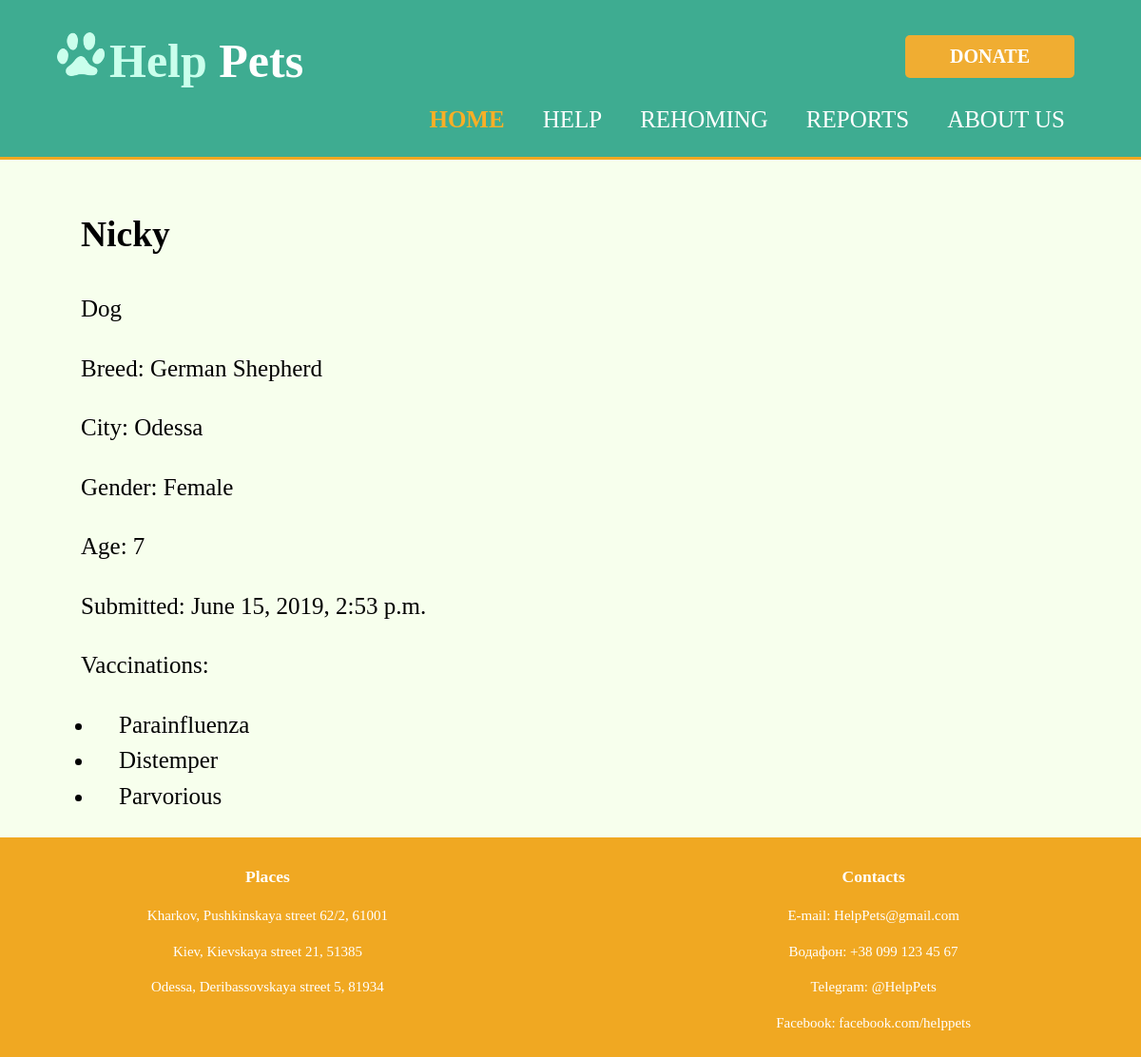
The app's page /adoption/3/ with its own data.
### CharityApp/models.py (models this page shows, shortened)
class Pet(models.Model):
    CITY_CHOICES = [("Kh", "Kharkov"), ("Ki", "Kiev"), ("Od", "Odessa")]
    SEX_CHOICES = [("F", "Female"), ("M", "Male")]
    name = models.CharField(max_length = 100)
    species = models.CharField(max_length = 30)
    breed = models.CharField(max_length = 30, blank = True)
    sex = models.CharField(choices = SEX_CHOICES, max_length = 1)
    age = models.IntegerField(null = True)
    city = models.CharField(choices = CITY_CHOICES, max_length = 2)
    submission_date = models.DateTimeField()
    vaccinations = models.ManyToManyField('Vaccine', blank = True)

class Vaccine(models.Model):
    name = models.CharField(max_length = 50)

### CharityApp/views.py (the view)
# urls.py: url(r'^adoption/(\d+)/', views.pet_detail, name='pet_detail'),
def pet_detail(request, id):
    try:
        pet = Pet.objects.get(id=id)
    except Pet.DoesNotExist:
        raise Http404('Pet not found')
    return render(request, 'pet_detail.html', {'pet': pet})

### CharityApp/templates/pet_detail.html
{% extends "layout.html" %}
{% block content %}
<div class="FundInfo">
    <div class="container">
        <h2> {{ pet.name|capfirst }} </h2>
        <p> {{pet.species}}</p>
        {% if pet.breed %}
        <p> Breed: {{pet.breed}}</p>
        {% endif %}
        <p> City: {{pet.get_city_display }}</p>
        <p>Gender: {{pet.get_sex_display }}</p>
        {% if pet.age %}
        <p>Age: {{pet.age }}</p>
        {% endif %}
        <p>Submitted: {{pet.submission_date}}</p>
        {% if pet.vaccinations.all %}
        <p> Vaccinations:</p>
        <ul>
            {% for vaccination in pet.vaccinations.all %}
            <li> {{vaccination.name}} </li>
            {% endfor %}
        </ul>
        {% endif %}
    </div>
</div>
{% endblock content %}

### static/style.css (style rules this page uses)
body { font-family:"Trebuchet MS"; margin:0; padding:0; font-size: 15px; line-height: 1.5; background: #F7FFED; }
.container { width:80%; margin:auto; padding:0; overflow:hidden; }
@media only screen and (min-width: 320px) { .container { width: 90%; } }
.FundInfo { font-size:25px; text-indent: 25px; margin: 20px 0 0px 0; }

### records on screen
Pet: name "Nicky", species "Dog", breed "German Shepherd", city "Odessa", sex "Female", age "7", submission_date "June 15, 2019, 2:53 p.m."
Vaccine: name "Parainfluenza"
Vaccine: name "Distemper"
Vaccine: name "Parvorious"
